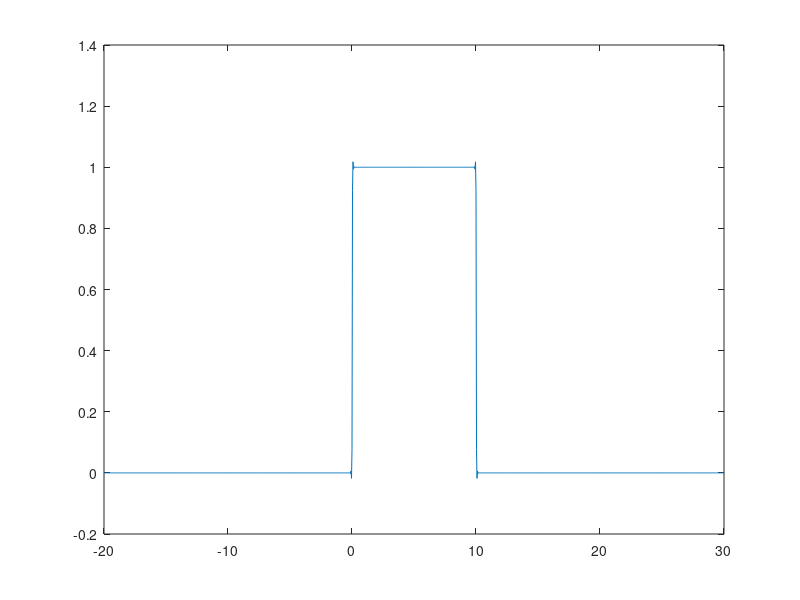
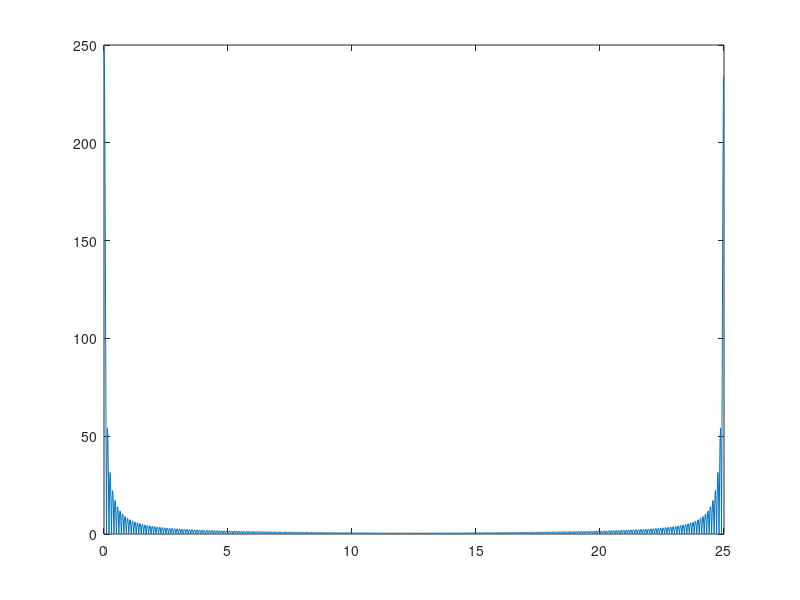

Here is the MATLAB script that generated these plots, in order:

win = linspace(-20,30,5001);
% index of t is t*100+2001

% set the signal
for i = 1:5001
    win(i) = 0;
end
for i = 2003:3003
    win(i) = 1;
end
win(2003) = 1/2;
win(3003) = 1/2;

ts = 0.04;
fs=1/ts;

% filter
Wp = 5/(fs/2);
Ws = 12/(fs/2);
Rp = 15;
Rs = 90;
[n,Wn] = buttord(Wp,Ws,Rp,Rs);
[b,a] = butter(n,Wn);
y = filtfilt(b,a,win);


win = y;


samp3 = zeros(1,50/ts+1);
for i = 1:(50/ts+1)
    %disp(i);
    samp3(i) = win((i-1)*4+1);
end


t = linspace(-20,30,1251);
figure(5);
plot(t,samp3);
print(gcf, '-djpeg','-r1000', 'images/samp3_time.jpg');

f=(0:1250)*fs/1251;
samp3_dft = abs(fft(samp3));
figure(6);
plot(f,samp3_dft);
print(gcf, '-djpeg','-r1000', 'images/samp3_freq.jpg');